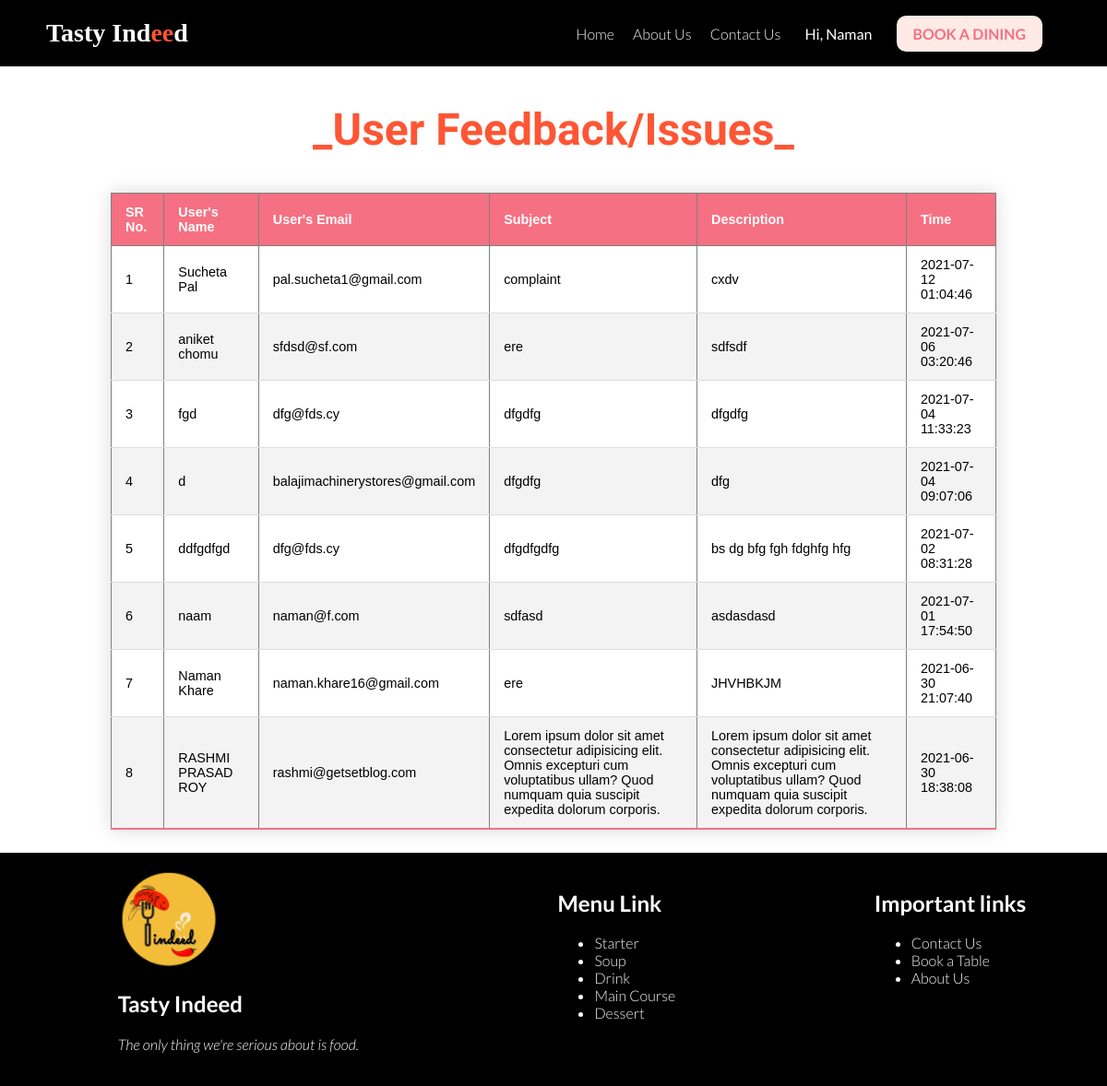
The app's page /feedback.php (signed in) with its own data.
### tables this page shows
CREATE TABLE `user` (
  `id` int(11) NOT NULL,
  `name` varchar(255) NOT NULL,
  `email` varchar(255) NOT NULL,
  `password` varchar(255) NOT NULL,
  `is_admin` int(11) NOT NULL,
  `created_at` datetime NOT NULL DEFAULT current_timestamp(),
  `updated_at` datetime NOT NULL
);

CREATE TABLE `contact` (
  `id` int(11) NOT NULL,
  `name` varchar(255) NOT NULL,
  `email` varchar(255) NOT NULL,
  `subject` varchar(255) NOT NULL,
  `description` longtext NOT NULL,
  `created_at` datetime NOT NULL DEFAULT current_timestamp()
);

### session.php (called while the page is built, shortened)
<?php
   include('config_db.php');
if(isset($_SESSION['login_user'])){
    $user_check = $_SESSION['login_user'];
    $ses_sql = mysqli_query($conn,"select email, name,is_admin from user where email = '$user_check' ");
    $row = mysqli_fetch_array($ses_sql,MYSQLI_ASSOC);
    $login_session_name = $row['name'];
}
?>

### feedback.php (the view, shortened to what this page needs)
<?php include('session.php');
?>
<?php
   $sql = "select id,name,email,subject,description, created_at from contact ORDER BY created_at DESC";
    $result = mysqli_query($conn, $sql);
    $rows = mysqli_fetch_all($result, MYSQLI_ASSOC);
    $count = 1;
   include("includes/components/header.php");
   ?>
<section>
<div class="wrapper contact">
    <h2 class="title">User Feedback/Issues</h2>
<table class="contact-table" border="1" style="margin-left: auto;
  margin-right: auto;">
            <thead>
                <tr>
                    <th rowspan="2">SR No.</th>
                    <th rowspan="2">User's Name</th>
                    <th rowspan="2">User's Email</td>
                    <th rowspan="2">Subject</td>
                    <th rowspan="2">Description</th>
                    <th rowspan="2">Time</th>
                </tr>
            </thead>
            <tbody>
                <?php foreach($rows as $row){ ?>
                   <?php
                   echo "<tr><td>". $count++ . "</td>";
                   echo "<td>". $row['name'] . "</td>";
                    echo "<td>". $row['email'] . "</td>";
                    echo "<td>". $row['subject'] . "</td>";
                    echo "<td>". $row['description'] . "</td>";
                    echo "<td>". $row['created_at'] . "</td></tr>";
                    ?>
                <?php } ?>
            </tbody>
        </table>
</div>
</section>
<?php include("includes/components/footer.php");?>

### includes/components/header.php (shortened to what this page needs)
<?php include_once("session.php");
?>
<!DOCTYPE html>
<html lang="en">
<head>
    <link rel="stylesheet" href="includes/css/style.css">
    <link href='https://api.mapbox.com/mapbox-gl-js/v2.3.1/mapbox-gl.css' rel='stylesheet' />
</head>
<body>
    <header class="header">
        <nav class="navbar">
            <div class="logo">
                <a href="./" class="nav-link select"><span class="logoText">Tasty Ind<span class="logoText blue">ee</span>d </span></a>
            </div>
            <div class="menu">
                <ul role="menu" aria-label="navbar" aria-expanded="true"  class="navUl" >
                    <li nav-item><a href="./" class="nav-link select">Home</a></li>
                    <li nav-item><a href="./aboutus.php" class="nav-link">About Us</a></li>
                    <li nav-item><a href="contactus.php" class="nav-link">Contact Us</a></li>
                    <?php if(isset($_SESSION['login_user'])): ?>
                    <div class="dropdown">
                        <button class="dropbtn"><?php echo "Hi, " .$login_session_name;?>
                        </button>
                    </div>
                    <?php else: ?>
                        <li nav-item><a style="cursor:pointer;" onclick="return loginModel();" class="nav-link">Login / Signup</a></li>
                    <?php endif; ?>
                    <?php if(isset($_SESSION['login_user'])): ?>
                    <li nav-item><a href="./booktable.php" class="nav-link"><span id="callToAction">Book a dining</span></a></li>
                    <?php else: ?>
                        <li nav-item><a class="nav-link"><span id="callToAction" onclick="return loginModel();">Book a dining</span></a></li>
                    <?php endif; ?>
                </ul>
            </div>
        </nav>
    </header><?php include("includes/components/login.php"); ?>

### includes/css/style.css (style rules this page uses)
:root { --blue: #007bff; --indigo: #6610f2; --purple: #6f42c1; --pink: #e83e8c; --red: #dc3545; --orange: #fd7e14; --yellow: #ffc107; --green: #28a745; --teal: #20c997; --cyan: #17a2b8; --white: #fff; --gray: #6c757d; --gray-dark: #343a40; --primary: #FE5634; --secondary: rgb(245, 112, 130);; --success: #28a745; --info: #17a2b8; --warning: #ffc107; --danger: #dc3545; --light: #f8f9fa; --dark: #343a40; --breakpoint-xs: 0; --breakpoint-sm: 576px; --breakpoint-md: 768px; --breakpoint-lg: 992px; --breakpoint-xl: 1200px; }
body, html { margin: 0; padding: 0; overflow-x: hidden; font-family: "Lato", sans-serif; font-size: 62.5%; font-weight: 300; scroll-behavior: smooth; }
div, p, span { font-size: 1.6rem; }
header * { display: flex; justify-content: space-around; align-items: center; }
.logoText { color: white; font-family: MonticelloLTW01-Italic; font-size: 28px; font-weight: bold; }
.logoText.blue { color: var(--primary); }
.dropdown { float: left; overflow: hidden; display: block; }
.dropdown .dropbtn { font-size: 16px; border: none; outline: none; color: white; background-color: inherit; font-family: inherit; margin: 0; }
.navbar { width: 100%; max-width: 110rem; margin: 0px auto; display: flex; flex-wrap: nowrap; height: 100%; justify-content: space-between; align-items: center; position: relative; z-index: 1; }
.navUl { width: 100%; list-style: none; max-width: 100%; height: 72px; flex-wrap: nowrap; background: transparent; align-items: center; display: flex; justify-content: flex-end; user-select: none; opacity: 1; padding: 1.7rem 0px; margin: 0px; transition: opacity 0.25s linear 0s, visibility 0.25s linear 0s, height 0.25s cubic-bezier(0.52, 0.16, 0.24, 1) 0s; }
.navUl > * { margin-right: 2rem; }
li >a { text-decoration: none; color: whitesmoke; font-size: 16px; }
a { text-decoration: none; }
#callToAction { background-color: #FFEAE6; padding: 1rem 1.8rem; border-radius: 10px; color: var(--secondary); text-transform: uppercase; font-weight: bold; }
.header { width: 100%; max-width: 100%; display: block; position: relative; height: 7.2rem; justify-content: space-between; align-items: center; top: 0px; transition: opacity 0.25s linear 0s, height 0.56s cubic-bezier(0.52, 0.16, 0.24, 1) 0s; background-color: black; }
.title { font-family: 'Tangerine', cursive; text-align: center; width: 100%; color: var(--primary); font-weight: 700; font-size: 3em; }
.title::after { content: '_'; }
.title::before { content: '_'; }
.wrapper { width: 100%; justify-content:center; }
.contact-table { max-width: 80%; border-collapse: collapse; margin: 25px 0; font-size: 0.9em; font-family: sans-serif; min-width: 400px; box-shadow: 0 0 20px rgba(0, 0, 0, 0.15); }
.contact-table thead tr { background-color: var(--secondary); color: #ffffff; text-align: left; }
.contact-table th, .contact-table td { padding: 12px 15px; }
.contact-table tbody tr { border-bottom: 1px solid #dddddd; }
.contact-table tbody tr:nth-of-type(even) { background-color: #f3f3f3; }
.contact-table tbody tr:last-of-type { border-bottom: 2px solid var(--secondary); }

### records on screen
user: name "Naman"
contact: name "Sucheta Pal", email "pal.sucheta1@gmail.com", subject "complaint", description "cxdv", created_at "2021-07-12 01:04:46"
contact: name "aniket chomu", email "sfdsd@sf.com", subject "ere", description "sdfsdf", created_at "2021-07-06 03:20:46"
contact: name "fgd", email "dfg@fds.cy", subject "dfgdfg", description "dfgdfg", created_at "2021-07-04 11:33:23"
contact: name "d", email "balajimachinerystores@gmail.com", subject "dfgdfg", description "dfg", created_at "2021-07-04 09:07:06"
contact: name "ddfgdfgd", email "dfg@fds.cy", subject "dfgdfgdfg", description "bs dg bfg fgh fdghfg hfg", created_at "2021-07-02 08:31:28"
contact: name "naam", email "naman@f.com", subject "sdfasd", description "asdasdasd", created_at "2021-07-01 17:54:50"
contact: name "Naman Khare", email "naman.khare16@gmail.com", subject "ere", description "JHVHBKJM", created_at "2021-06-30 21:07:40"
contact: name "RASHMI PRASAD ROY", email "rashmi@getsetblog.com", subject "Lorem ipsum dolor sit amet consectetur adipisicing elit. Omnis excepturi cum voluptatibus ullam? Quod numquam quia suscipit expedita dolorum corporis.", description "Lorem ipsum dolor sit amet consectetur adipisicing elit. Omnis excepturi cum voluptatibus ullam? Quod numquam quia suscipit expedita dolorum corporis.", created_at "2021-06-30 18:38:08"
